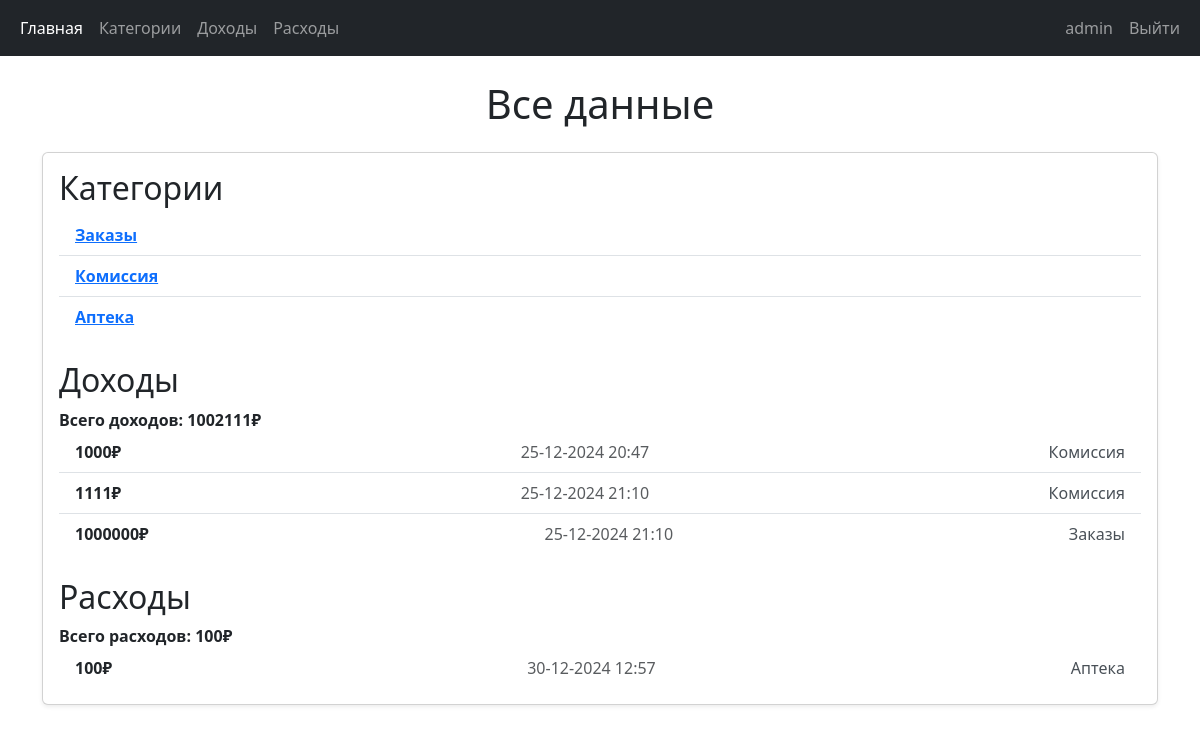
The page / (signed in) on the database as committed earlier.
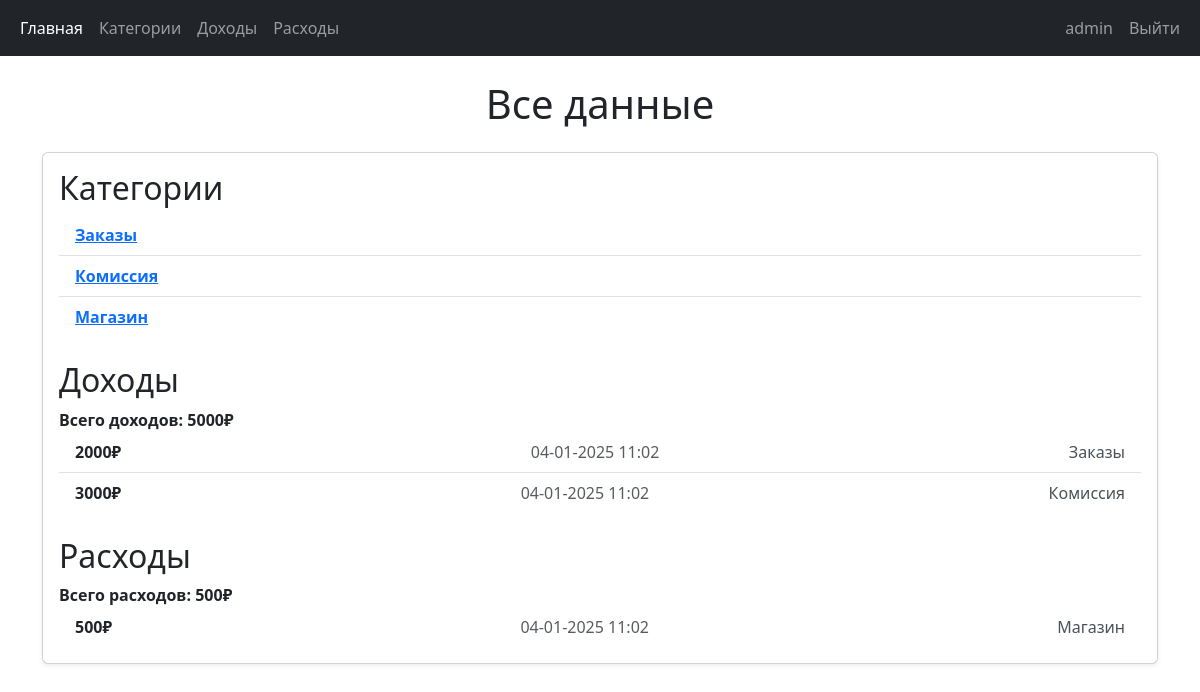
The same page on the database as committed later.
### users/models.py (models this page shows)
class User(AbstractUser):
    pass

### dashboard/models.py (models this page shows, shortened)
class Category(models.Model):
    title = models.CharField(max_length=255)
    author = models.ForeignKey(
        User,
        on_delete=models.CASCADE,
        verbose_name="Автор категории",
    )

class Income(models.Model):
    category = models.ForeignKey(
        Category,
        on_delete=models.CASCADE,
        related_name="incomes",
        verbose_name="Категория",
    )
    amount = models.IntegerField()
    date = models.DateTimeField(auto_now_add=True)
    author = models.ForeignKey(
        User,
        on_delete=models.CASCADE,
        verbose_name="Автор дохода",
    )

class Expense(models.Model):
    category = models.ForeignKey(
        Category,
        on_delete=models.CASCADE,
        related_name="expenses",
        verbose_name="Категория",
    )
    amount = models.IntegerField()
    date = models.DateTimeField(auto_now_add=True)
    author = models.ForeignKey(
        User,
        on_delete=models.CASCADE,
        verbose_name="Автор расхода",
    )

### dashboard/views.py (the view)
# urls.py: path("", index, name="index"),
@login_required
def index(request):
    categories = Category.objects.filter(author=request.user).select_related("author")
    expenses, total_exp = get_totals(request.user, Expense)
    incomes, total_inc = get_totals(request.user, Income)
    context = {
        "categories": categories,
        "expenses": expenses,
        "incomes": incomes,
        "total_exp": total_exp,
        "total_inc": total_inc,
    }
    return render(request, "index.html", context)

### dashboard/views.py (called while the page is built)
def get_totals(user, model, filter_params=None):
    try:
        filter_params = filter_params or {}
        items = model.objects.filter(author=user, **filter_params)
        total = items.aggregate(total=Sum("amount")).get("total", 0)
        return items, total
    except DatabaseError as e:
        print(f"Database error: {e}")
        return None, 0

### templates/index.html (shortened to what this page needs)
{% extends "base.html" %}
{% block content %}
<h1 class="text-center my-4">Все данные</h1>
<div class="card shadow-sm">
    <div class="card-body">
        <h2>Категории</h2>
        <ul class="list-group list-group-flush">
            {% for category in categories %}
            <li class="list-group-item">
                <span class="fw-bold"><a href={% url 'category_detail' category.id %}>{{ category.title }}</a></span>
            </li>
            {% endfor %}
        </ul>
        <h2 class="mt-4">Доходы</h2>
        <ul class="list-group list-group-flush">
            <span class="fw-bold">Всего доходов: {{ total_inc }}₽</span>
            {% for income in incomes %}
            <li class="list-group-item d-flex justify-content-between align-items-center">
                <span class="fw-bold">{{ income.amount }}₽</span>
                <span class="text-muted">{{ income.date|date:"d-m-Y H:i" }}</span>
                <span class="text-light-emphasis">{{ income.category.title }}</span>
            </li>
            {% endfor %}
        </ul>
        <h2 class="mt-4">Расходы</h2>
        <ul class="list-group list-group-flush">
            <span class="fw-bold">Всего расходов: {{ total_exp }}₽</span>
            {% for expense in expenses %}
            <li class="list-group-item d-flex justify-content-between align-items-center">
                <span class="fw-bold">{{ expense.amount }}₽</span>
                <span class="text-muted">{{ expense.date|date:"d-m-Y H:i" }}</span>
                <span class="text-light-emphasis">{{ expense.category.title }}</span>
            </li>
            {% endfor %}
        </ul>
    </div>
</div>
<br>
<br>
{% endblock %}

### templates/base.html (shortened to what this page needs)
<!DOCTYPE html>
<html lang="ru">
<head>
    <link href="https://cdn.jsdelivr.net/npm/bootstrap@5.3.3/dist/css/bootstrap.min.css" rel="stylesheet"
>
</head>
<body>
    <header>
        <nav class="navbar navbar-expand-lg navbar-dark bg-dark">
            <div class="container-fluid">
                <div class="collapse navbar-collapse" id="navbarNav">
                    <ul class="navbar-nav me-auto mb-2 mb-lg-0">
                        <li class="nav-item">
                            <a class="nav-link active" aria-current="page" href="/">Главная</a>
                        </li>
                        <li class="nav-item">
                            <a class="nav-link" href="/categories">Категории</a>
                        </li>
                        <li class="nav-item">
                            <a class="nav-link" href="/income">Доходы</a>
                        </li>
                        <li class="nav-item">
                            <a class="nav-link" href="/expenses">Расходы</a>
                        </li>
                    </ul>
                    <ul class="navbar-nav">
                        <li class="nav-item">
                            <a class="nav-link">{{user}}</a></li>
                        <li class="nav-item"><a class="nav-link" href="{% url 'logout' %}">Выйти</a>
                        </li>
                    </ul>
                </div>
        </nav>
    </header>
    <main class="container">
        {% block content %}{% endblock %}
    </main>
</body>
</html>

Rows that differ between the two databases and show on the page:
removed Income: amount "1111", date "25-12-2024 21:10", category "Комиссия"
removed Income: amount "1000000", date "25-12-2024 21:10", category "Заказы"
removed Expense: amount "100", date "30-12-2024 12:57", category "Аптека"
changed Category: title "Аптека" → "Магазин"
added Income: amount "2000", date "04-01-2025 11:02", category "Заказы"
changed Income "Комиссия": amount "1000" → "3000"; date "25-12-2024 20:47" → "04-01-2025 11:02"
added Expense: amount "500", date "04-01-2025 11:02", category "Магазин"
Other text that changed with them:
{{ total_inc }}: "1002111" → "5000"
{{ total_exp }}: "100" → "500"
